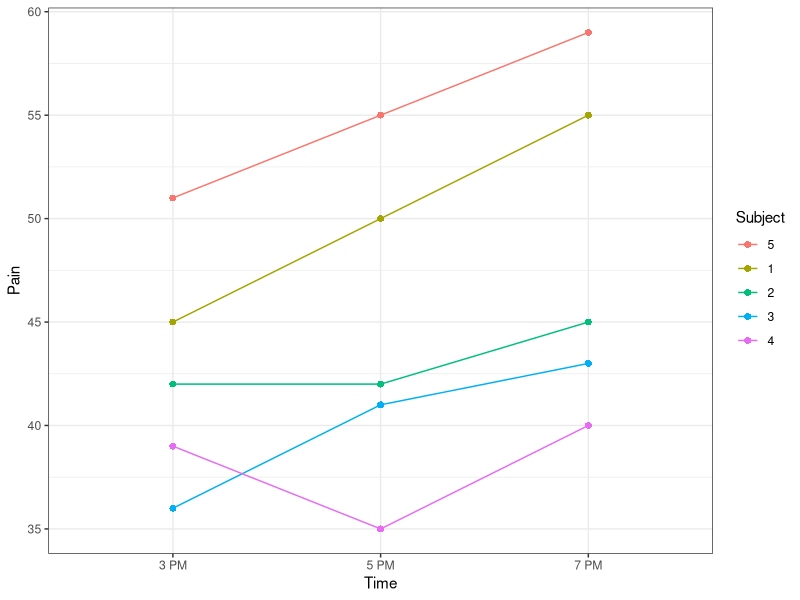
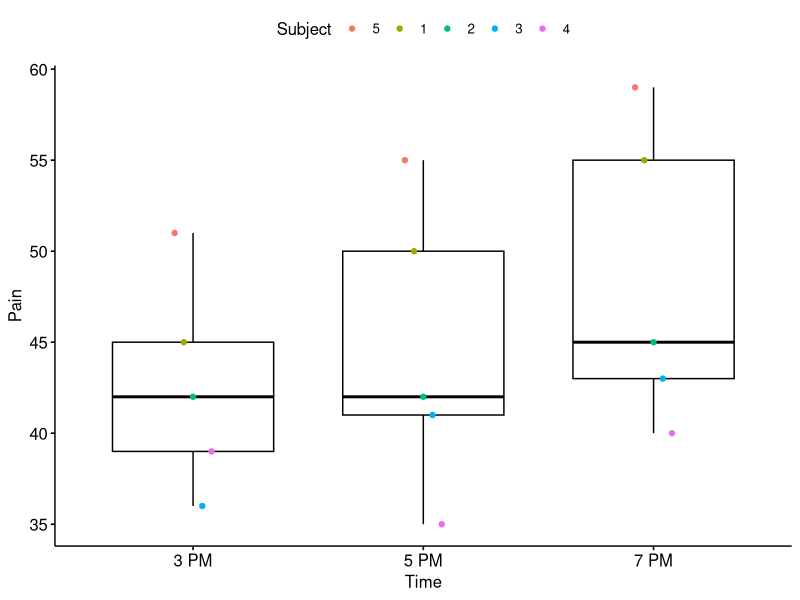
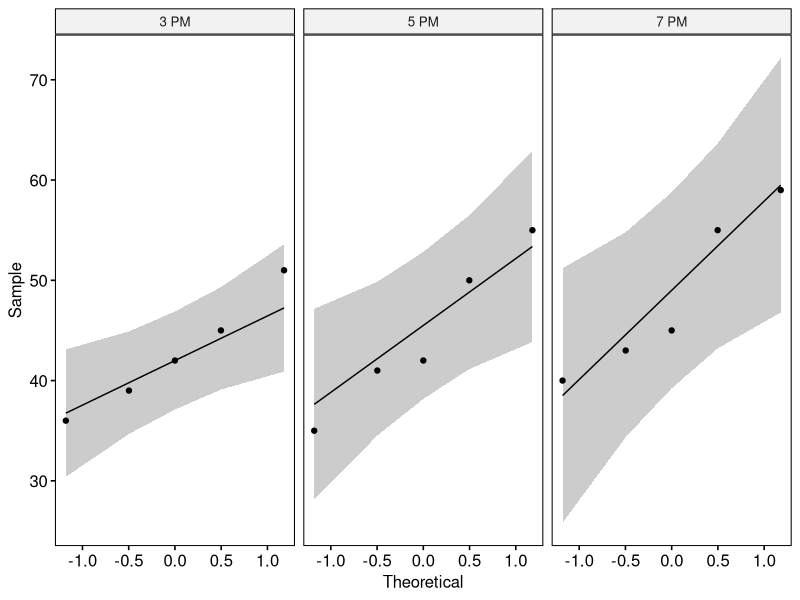
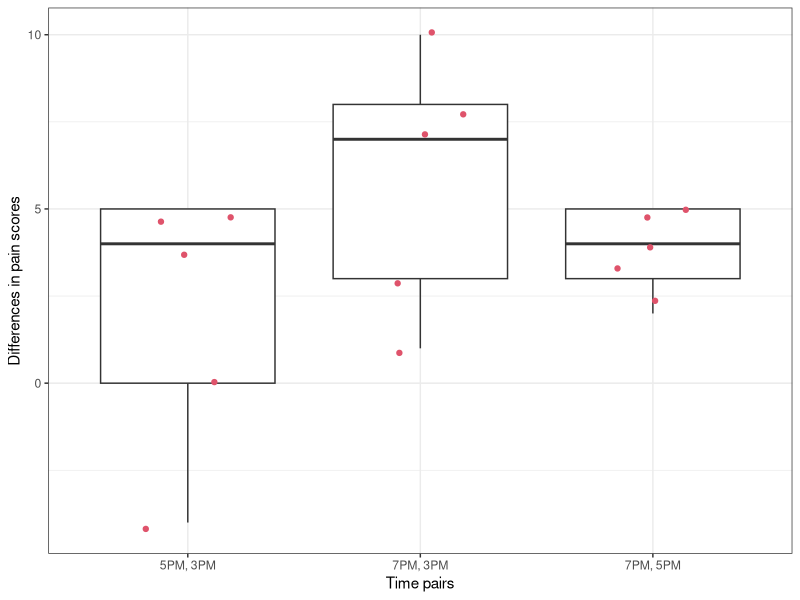
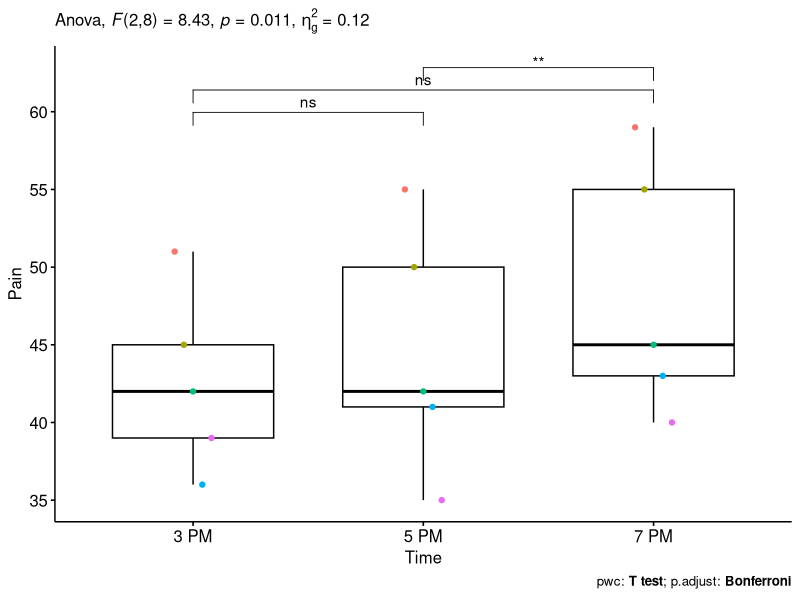
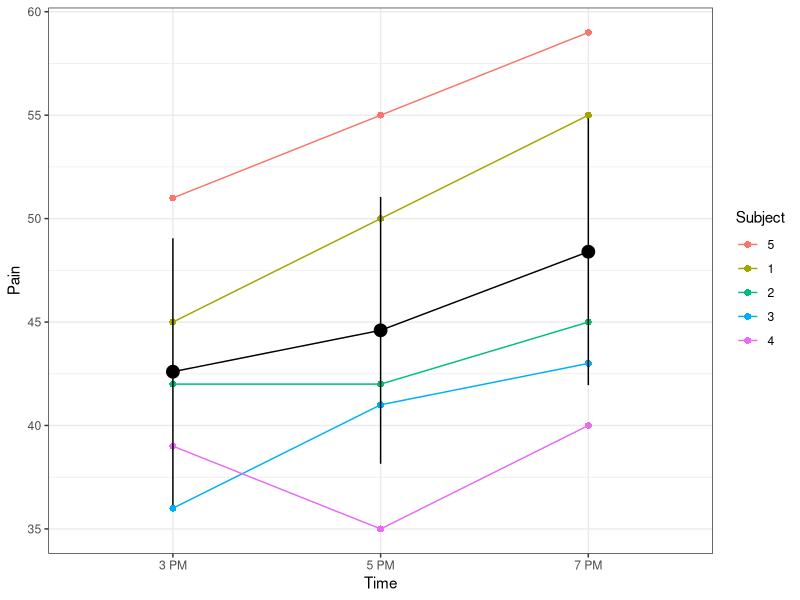
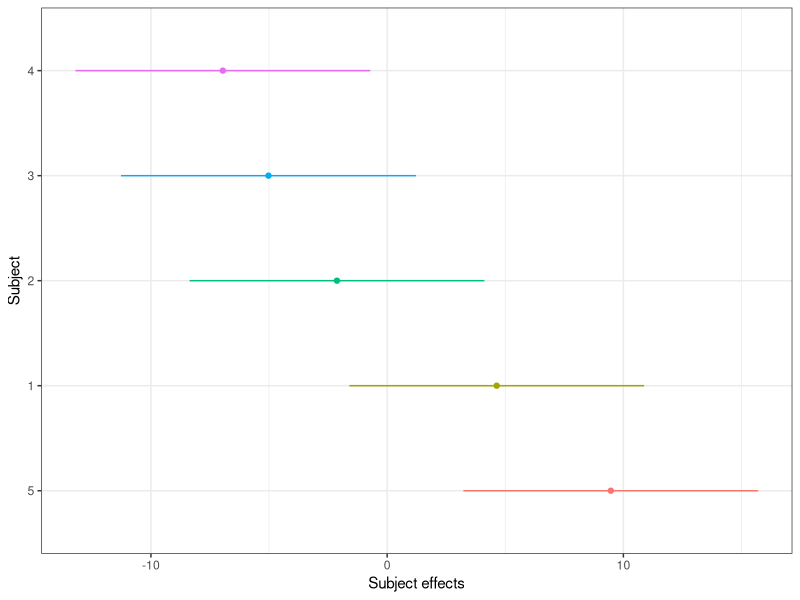
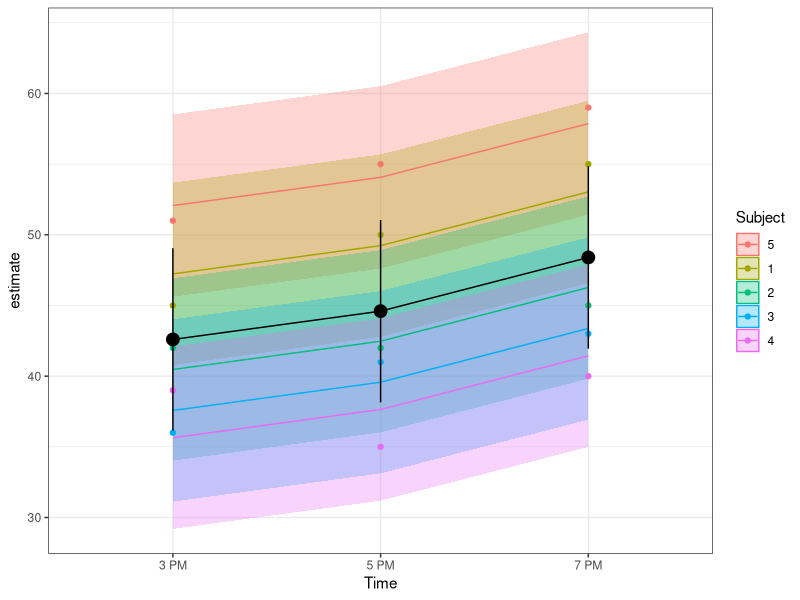

Here is the R script that generated these plots, in order: (Note: this script raises an error after producing the figures.)
## ---- chunk 1
knitr::opts_chunk$set(echo = TRUE)
# knitr::opts_knit$set(root.dir = "../data")
knitr::opts_chunk$set(fig.dim=c(5,3.5), out.width="70%", fig.retina=2)
## ---- chunk 2
library(tidyverse)
library(rstatix)
library(ggpubr)
library(glmmTMB)
library(marginaleffects)
library(patchwork)
theme_set(theme_bw())
## ---- chunk 3
dt <- tibble(
    Subject = as_factor(rep(1:5,each=3)),
    Time = as_factor(rep(c("3 PM","5 PM","7 PM"),5)),
    Pain = c(45, 50, 55, 42, 42, 45, 36, 41, 43, 39, 35, 40, 51, 55, 59)) |> 
  # reorder subject by their pain scores
  mutate(Subject = fct_reorder(Subject,-Pain,mean)) |> 
  # make another version of time: hours = hours since start of experiment
  mutate(Hour = (as.numeric(Time) - 1) * 2)
dt
## ---- chunk 4
gline <- ggplot(dt) +
  aes(x = Time, y = Pain, colour = Subject, group=Subject) +
  # geom_boxplot(aes(col=NULL, group=NULL)) +
  geom_point(size=2,pch=16) +
  geom_line()

gline
## ---- chunk 5
gbox <- ggboxplot(dt, x = "Time", y = "Pain", alpha=.5) +
  geom_point(aes(colour = Subject, group=Subject), position = position_dodge(.2)) 

gbox
## ---- chunk 6
dt |> 
  group_by(Time) |> 
  get_summary_stats(Pain, type = "mean_sd")
## ---- chunk 7
dt |>  
  group_by(Time) |> 
  shapiro_test(Pain) 
## ---- chunk 8
# from the 'ggpubr' package
ggqqplot(dt, "Pain", facet.by = "Time")
## ---- chunk 9

# dv = dependent variable (response,i.e, "Pain")
# wid = variable identifying the subjects: "Subject"
# within = within-subjects variable (fixed factor), i.e, "Time"

anova_pain <- anova_test(data = dt, dv = Pain, wid = Subject, within = Time)
anova_pain
## ---- chunk 10
diff_dt <- dt |> 
  group_by(Subject) |> 
  summarise(`5PM, 3PM` = Pain[Time=="5 PM"] - Pain[Time=="3 PM"],
            `7PM, 3PM` = Pain[Time=="7 PM"] - Pain[Time=="3 PM"],
            `7PM, 5PM` = Pain[Time=="7 PM"] - Pain[Time=="5 PM"]) |> 
  pivot_longer(cols=2:4, names_to = "Time pairs", values_to = "Differences in pain scores")

diff_dt
## ---- chunk 11
diff_dt |> group_by(`Time pairs`) |> summarise(sd(`Differences in pain scores`))
## ---- chunk 12
diff_dt |> ggplot() + 
  aes(x=`Time pairs`,y=`Differences in pain scores`) + 
  geom_boxplot() +
  geom_jitter(col=2,width=.2)
## ---- chunk 13
anova_pain$`Mauchly's Test for Sphericity`
## ---- chunk 14
anova_pain$`Sphericity Corrections`
## ---- chunk 15
pwc <- dt %>%
  pairwise_t_test(
    Pain ~ Time, paired = TRUE,
    p.adjust.method = "bonferroni"
    )
pwc
## ---- chunk 16
pwc <- pwc %>% add_xy_position(x = "Time")
gbox + 
  stat_pvalue_manual(pwc) +
  labs(
    subtitle = get_test_label(anova_pain, detailed = TRUE),
    caption = get_pwc_label(pwc)
  ) +  theme(legend.position="none")
## ---- chunk 17
lmm1 <- glmmTMB(Pain ~ Time + (1 | Subject), data=dt)
summary(lmm1)
## ---- chunk 18
# refit the model with lme4 to avoid issues with 
# glmmTMB not playing with marginaleffefcts
lmer1 <- lme4::lmer(Pain ~ Time + (1 | Subject), data=dt)

predf <- predictions(lmer1, by="Time")
## ---- chunk 19
gline +
  geom_point(
    data = predf, 
    aes(x=Time, y=estimate), inherit.aes = F, size=4
    ) +
  geom_line(
    data =predf, 
    aes(x=as.numeric(Time), y=estimate), 
    inherit.aes = F
    ) +
  geom_errorbar(
    data =predf, 
    aes(x=Time, ymin=conf.low, ymax=conf.high), 
    width=0, 
    inherit.aes = F
    ) 
## ---- chunk 20
ranef(lmm1)
## ---- chunk 21
predr <- predictions(lmer1, by="Subject") |> 
  # subtract the mean to get marginal effects
  mutate(pred.mar = estimate - mean(estimate),
         conf.low.mar = conf.low - mean(estimate),
         conf.high.mar = conf.high - mean(estimate))
predr
## ---- chunk 22
predr |> 
  ggplot() + 
  aes(x=Subject,y=pred.mar,col=Subject) +
  geom_point() +
  geom_errorbar(aes(ymin=conf.low.mar,
                    ymax=conf.high.mar),
                width=0) +
  ylab("Subject effects") +
  theme(legend.position="none") + coord_flip()
## ---- chunk 23
predall <- predictions(lmer1)
predall

## ---- chunk 24
ggplot(predall) +
  aes(x = Time, 
      y = estimate, 
      col=Subject, 
      group=Subject
      ) +
  geom_ribbon(
    aes(ymin=conf.low, 
        ymax=conf.high, 
        col=NULL,
        fill = Subject), 
    width=0, alpha=.3
    ) +
  geom_line() + 
  geom_point(data=dt, 
             aes(y=Pain)
             ) +
  geom_point(data =predf, 
             aes(x=Time, y=estimate), 
             inherit.aes = F, size=4
             ) +
  geom_line(data =predf, 
            aes(x=as.numeric(Time), y=estimate), 
            inherit.aes = F
            ) +
  geom_errorbar(data =predf,
                aes(x=Time, ymin=conf.low, ymax=conf.high),
                width=0, inherit.aes = F)
 
## ---- chunk 25
# fit the model
mixreg1 <- glmmTMB(Pain ~ Hour + (Hour | Subject), data = dt)
summary(mixreg1)
## ---- chunk 26
ranef(mixreg1)
## ---- chunk 27
ranef(mixreg1)[[1]]$Subject |> cor()
## ---- chunk 28
lmer_mixreg1 <- lme4::lmer(Pain ~ Hour + (Hour | Subject),
                            data = dt)

plot_cap(lmer_mixreg1, 
         condition = c("Hour", "Subject")
         ) +
  geom_point(data=dt, 
             aes(x=Hour,y=Pain,col=Subject))
## ---- chunk 29
mixreg2 <- glmmTMB(
  Pain ~ Hour + (1 | Subject) + (0 + Hour | Subject), 
  data = dt)

summary(mixreg2)
## ---- chunk 30
lmer_mixreg2 <- lme4::lmer(
  Pain ~ Hour + (1 | Subject) + (0 + Hour | Subject), 
  data = dt)

lmer_predf_mixreg2 <- predictions(lmer_mixreg2, by="Hour")
lmer_predf_mixreg2 |> summary()

## ---- chunk 31
g1 <- plot_cap(
    lmer_mixreg2, 
    condition = c("Hour", "Subject")
    ) +
  # add raw data
  geom_point(
    data = dt, 
    aes(x=Hour,y=Pain,col=Subject)
    ) +
  # add overall mean
  geom_ribbon(
    data = lmer_predf_mixreg2,
    aes(x=Hour,ymin=conf.low,ymax=conf.high), 
    alpha=.2
    ) +
  geom_line(
    data = lmer_predf_mixreg2, 
    aes(x=Hour, y=estimate), 
    size=1)

g1
## ---- chunk 32
ranef(mixreg2)

ranef(lmer_mixreg2)
## ---- chunk 33
marginaleffects(lmer_mixreg2, by="Subject") |>  summary()
## ---- chunk 34

resid_by_hour <- 
  predictions(lmer_mixreg2) |> 
  mutate(Residuals = Pain - estimate) |> 
  ggplot() +
  geom_hline(yintercept=0) +
  aes(x=Hour,y=Residuals,col=Subject) +
  geom_point() 

resid_by_subject <- 
  predictions(lmer_mixreg2) |> 
  mutate(Residuals = Pain - estimate,
         Hour = as_factor(Hour)) |> 
  ggplot() +
  geom_hline(yintercept=0) +
  aes(x=Subject,y=Residuals,col=Hour) +
  geom_point()

resid_by_hour + resid_by_subject
## ---- chunk 35
lmm3 <- glmmTMB(Pain ~ Hour + (1 | Subject), data = dt)
summary(lmm3)
## ---- chunk 36
anova(lmm3, mixreg2)
## ---- chunk 37
# fit a fixed-effects linear model with interaction
flm <- lm(Pain ~ Hour * Subject, data = dt)
## ---- chunk 38
# Extract intercepts and slopes from fixed and mixed models
pars_fix_rand <- bind_rows(
  
  marginaleffects(
    flm,
    variable="Hour",
    by="Subject"
    ) |> 
    as.data.frame() |> 
    transmute(
      Subject, 
      Value = estimate, 
      Parameter = "Slope", 
      Model = "Fixed"
      ),
  
  marginaleffects(
    lmer_mixreg2,
    variable="Hour",
    by="Subject"
    ) |> 
    as.data.frame()  |> 
    transmute(
      Subject, 
      Value=estimate, 
      Parameter="Slope", 
      Model="Random"
      ),
  
  predictions(flm) |> 
    filter(Hour == 0) |> 
    transmute(
      Subject,
      Value=estimate,
      Parameter="Intercept",
      Model="Fixed"
      ),
  
  predictions(lmer_mixreg2) |> 
    filter(Hour == 0) |> 
    transmute(
      Subject,
      Value=estimate,
      Parameter="Intercept",
      Model="Random")
  )

# Plot them
ggplot(pars_fix_rand) +
  aes(
    x=Model,
    y=Value,
    col=Subject,
    group=Subject
    ) +
  geom_point() + 
  geom_line() +
  facet_wrap(.~Parameter, scales="free") +
  ggtitle("Shrinkage of Subject effects on intercept and slope parameters",
    subtitle = "Comparison of estimates between fixed-effects and mixed-effects models")
## ---- chunk 39
pars_fix_rand |> 
  pivot_wider(values_from = Value, names_from = Parameter) |> 
  ggplot() +
  aes(x=Intercept,y=Slope,col=Subject) +
  geom_point() +
  facet_wrap(~Model) +
  ggtitle("Intercept vs slope estimates for fixed model vs mixed model")
## ---- chunk 40
# get predictions from fixed and random models
preds_fix_rand <- bind_rows(
  predictions(mixreg2, vcov = vcov(mixreg2)) |> 
    as.data.frame() |> 
    select(Subject, Hour, Pain=estimate) |> 
    mutate(Model="Random") ,
  predictions(flm, vcov = vcov(flm)) |> 
    as.data.frame() |> 
    select(Subject, Hour, Pain=estimate) |> 
    mutate(Model="Fixed")
)

# plot data and predictions
dt |> 
  ggplot() +
  aes(x=Hour,y=Pain,col=Subject) +
  geom_point() +
  geom_line(aes(linetype=Model),
            data = preds_fix_rand) +
  ggtitle("Regression lines by subject for fixed model vs mixed model")
## ---- chunk 41
anova(lmm1,mixreg2)
## ---- chunk 42
lmm2 <- glmmTMB(Pain ~ Time + cs(0 + Time | Subject), 
                  dispformula=~0, data=dt)

summary(lmm2)
## ---- chunk 43
lmm3 <- glmmTMB(Pain ~ Time + us(0 + Time | Subject), 
                  dispformula=~0, data=dt)

summary(lmm3)
## ---- chunk 44
anova(lmm1,lmm2,lmm3)
## ---- chunk 45
anova(mixreg2,lmm3)
